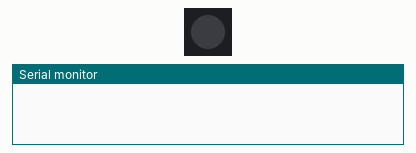
Simulated run of this sketch. Board: Arduino Uno, built with avr-gcc and run on an emulated ATmega328P. Shown: 1 RGB LEDs in strip order, left to right, the last lines printed to the serial monitor. Dim RGB values are drawn brighter than linear.

Above: at 0.12 s.
At 1.38 s:
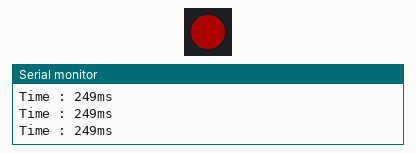
At 2.65 s:
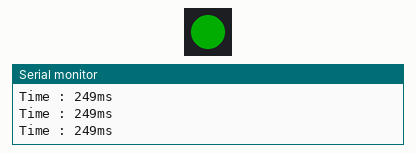
Timing chart, 0 to 3.0 s (numbered marks = the images above):
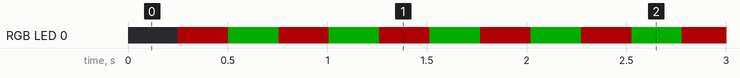

The sketch:

timer.ino
```cpp
#include <ChainableLED.h>
#include <Arduino.h>
#include <Adafruit_BME280.h>

#define SEALEVELPRESSURE_HPA (1013.25) // Pression atmosphérique au niveau de la mer.
unsigned long elapsedTime, previousTime; // Variable pour debug, à del
ChainableLED rgbLED(5, 6, 1);
Adafruit_BME280 bme; // Initialisation du BME pour une utilisation via Bus I2C
int LUMIN_LOW = 255;
int LUMIN_HIGH = 768;

void onTimer() { // Fonc pour test l'interval de temps, à del
  elapsedTime=millis()-previousTime;
  Serial.print(F("Time : "));
  Serial.print(elapsedTime);Serial.println(F("ms"));
  previousTime=millis();
}

void setup(){
  Serial.begin(9600);
  cli();           // disable all interrupts
  TCCR2A = (1<<WGM21)|(0<<WGM20); // Mode CTC
  TIMSK2 = (1<<OCIE2A); // Local interruption OCIE2A
  TCCR2B = (0<<WGM22)|(1<<CS22)|(1<<CS21); // Frequency 16Mhz/ 256 = 62500
  OCR2A = 250;       //250*125 = 31250 = 16Mhz/256/2
  sei();          // enable all interrupts
}

// à del on n'en veut pas !
int temperature = 0;
int humidity = 0;
int pressure = 0;
int lumin = 0;

void getData() {
  int lumin = analogRead(A0);
  Serial.println((LUMIN_LOW > lumin ? LUMIN_HIGH < lumin ? "Hight" : "Low" : "Medium")); // Faudra choisir si met valeur ou la texte idice
  temperature = bme.readTemperature();
  humidity = bme.readHumidity();
  pressure = bme.readPressure() / 100.0F;
  // altitude = bme.readAltitude(SEALEVELPRESSURE_HPA); bjr je ne sers à rien x)
}

byte MIN_TEMP_AIR, MAX_TEMP_AIR, MIN_HUMIDITY, MAX_HUMIDITY, PRESSURE_MIN, MAX_PRESSURE, MIN_LUMIN, MAX_LUMIN = 0;

static byte errorTab[2] = {0,0}; // Tableau pour stocker les erreurs
byte doubleError(){
  (MIN_TEMP_AIR < temperature && MAX_TEMP_AIR > temperature) ? errorTab[0] += 1 : errorTab[0] = 0;
  (PRESSURE_MIN < pressure && MAX_PRESSURE > pressure) ? errorTab[2] += 1 : errorTab[2] = 0;

  if(errorTab[0] > 1 || errorTab[2] > 1){
    return 1;
  }
  return 0;
}

ISR(TIMER2_COMPA_vect){         // timer compare interrupt service routine
  static byte timer2Counter = 0;
  static byte state = 0;


  if (++timer2Counter >= 125) { // 125 * 4 ms = 500 ms
    timer2Counter = 0;
    state = (state+1)%2;
    onTimer(); // juste pour le debug voir cb de temps s'est écoulé depuis la dernière fois

    if(bme.begin(0x76)){
      state == 1 ? rgbLED.setColorRGB(0, 50, 0, 0) : rgbLED.setColorRGB(0, 0, 50, 0);
    }
  }

  if (++timer2Counter == 83 && doubleError()) { // 83 * 4 ms = 332 ms et un capteur abérant !
    timer2Counter = 0;
    state = (state+1)%3;
    if(bme.begin(0x76)){
      state == 1 ? rgbLED.setColorRGB(0, 50, 0, 0) : rgbLED.setColorRGB(0, 50, 50, 50);
    }
  }
}

void loop(){
  delay(1500);
  Serial.println(F("Exit ..."));
}
```

Measured:
- by itself, RGB LED 0: alternates RGB(50, 0, 0) for 0.25 s and RGB(0, 50, 0) for 0.25 s
- by itself, everything shown: repeats every 1.0 s, in 4 steps
